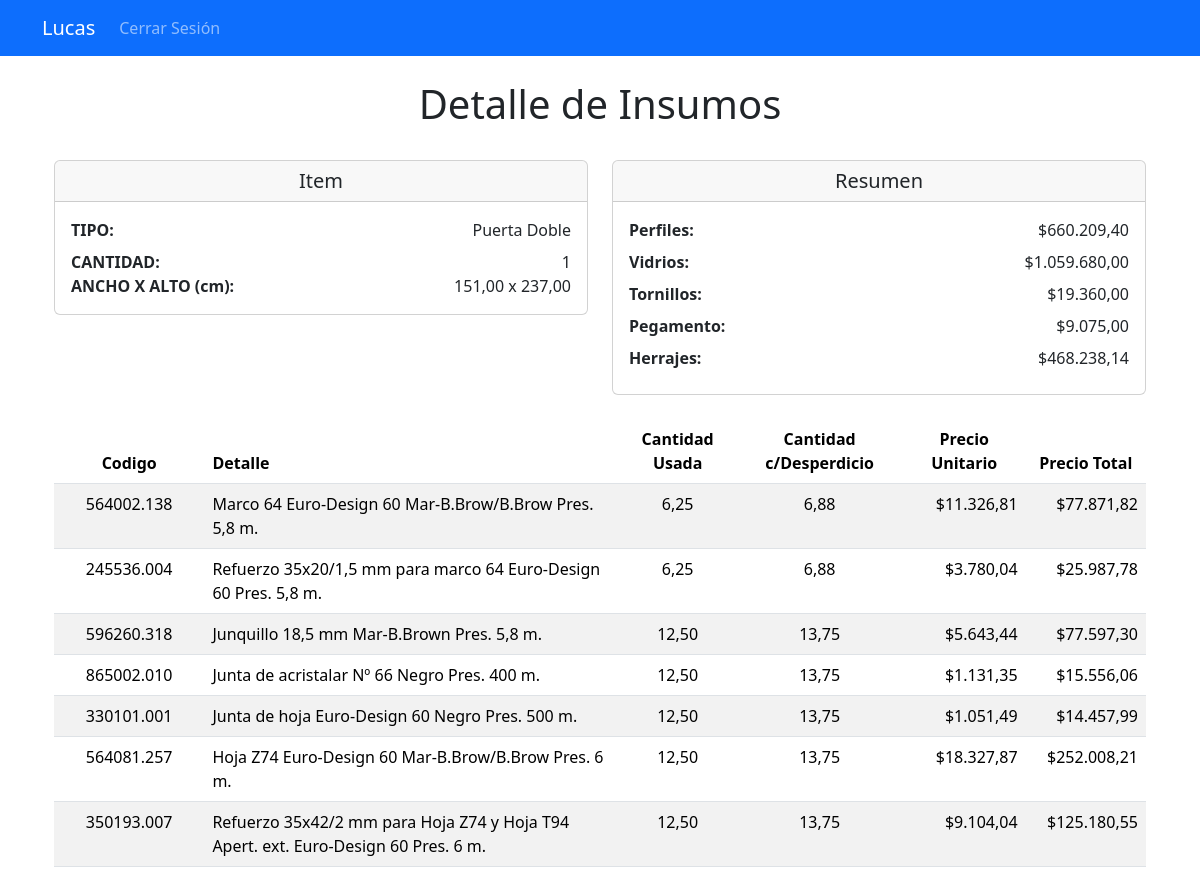
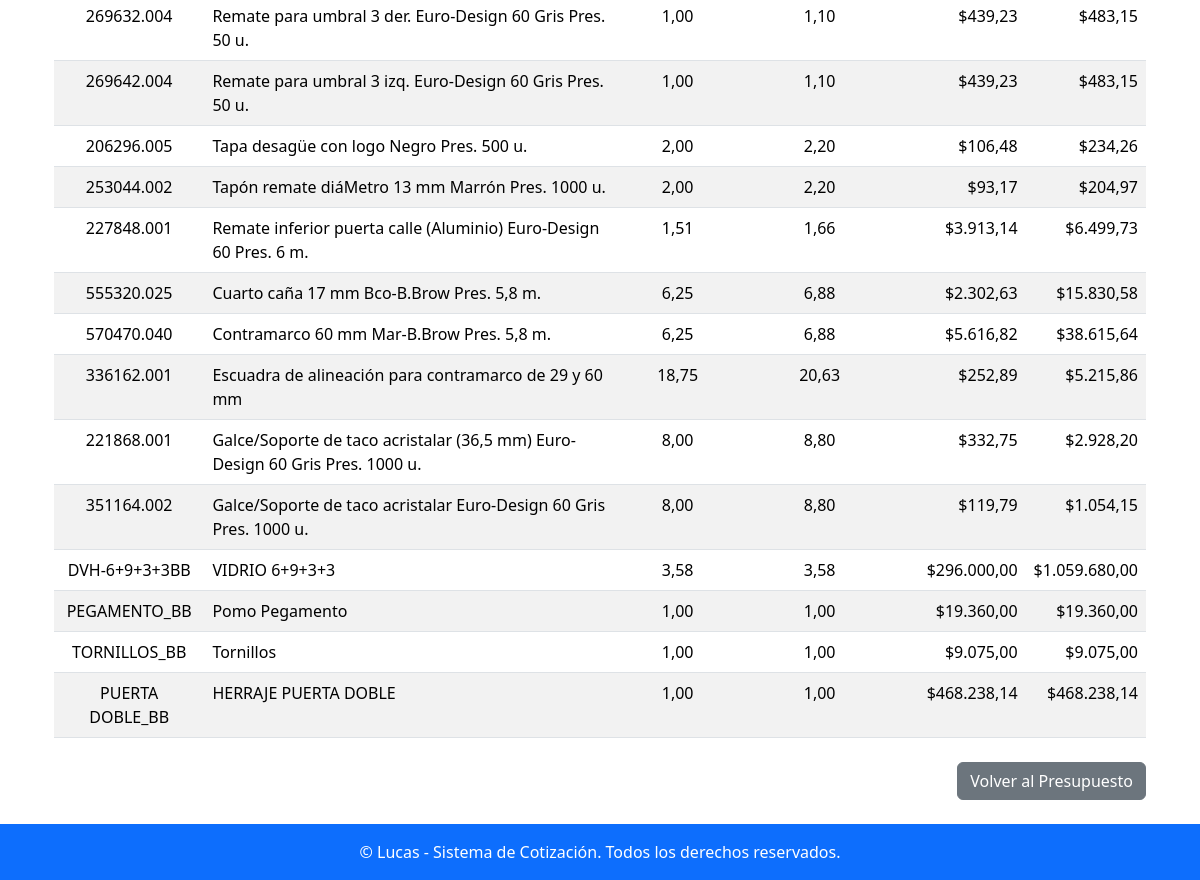
The app's page /item/59/detalle_insumos/ (signed in) with its own data (2 pictures, top to bottom).
### apps/presupuestos/models.py (models this page shows, shortened)
class Item(models.Model):
    presupuesto = models.ForeignKey(Presupuesto, related_name='items', on_delete=models.CASCADE)  # Relación con el presupuesto
    cantidad = models.PositiveIntegerField()  # Cantidad del ítem
    ancho = models.DecimalField(max_digits=10, decimal_places=2, null=True, blank=True)  # Ancho en unidades
    alto = models.DecimalField(max_digits=10, decimal_places=2, null=True, blank=True)  # Alto en unidades
    ancho_hoja = models.DecimalField(max_digits=10, decimal_places=2, null=True, blank=True)  # Ancho de hoja en unidades
    alto_lama = models.DecimalField(max_digits=10, decimal_places=2, null=True, blank=True)
    tipo = models.ForeignKey(Tipo, on_delete=models.CASCADE)  # Tipo de ítem (ventana, puerta, etc.)
    color = models.ForeignKey(Color, on_delete=models.CASCADE)  # Color del ítem
    revestimiento = models.ForeignKey(Revestimiento, on_delete=models.CASCADE)  # Tipo de revestimiento
    desperdicio = models.DecimalField(max_digits=5, decimal_places=2, default=0.0)  # Porcentaje de desperdicio

class Tipo(models.Model):
    numero = models.IntegerField(unique=True)  # Número identificador del tipo
    detalle = models.CharField(max_length=100)  # Descripción del tipo

class TipoInsumo(models.Model):
    nombre = models.CharField(max_length=50, unique=True)  # Nombre del tipo de insumo (por ejemplo, 'Material', 'Herramienta')

class Insumo(models.Model):
    codigo = models.CharField(max_length=50)  # Código único del insumo
    descripcion = models.TextField()  # Descripción del insumo
    precio = models.DecimalField(max_digits=10, decimal_places=2)  # Precio por unidad
    unidad_medida = models.CharField(max_length=50)  # Unidad de medida (por ejemplo, METRO)
    color = models.ForeignKey(Color, null=True, blank=True, on_delete=models.SET_NULL)  # Color asociado, si aplica
    formula = models.TextField()  # Fórmula para calcular la cantidad del insumo
    tipo_insumo = models.ForeignKey(TipoInsumo, on_delete=models.CASCADE, null=True, blank=True)  # Relación con TipoInsumo

### apps/presupuestos/views.py (the view)
# urls.py: path('item/<int:item_id>/detalle_insumos/', presupuestos_views.detalle_insumos, name='detalle_insumos'),
@login_required
def detalle_insumos(request, item_id):
    item = get_object_or_404(Item, id=item_id)
    detalles = (
        DetalleInsumo.objects.filter(item=item)
        .values(
            'insumo__codigo',  # Código del insumo
            'insumo__descripcion',  # Descripción del insumo
            'cantidad_usada',  # Cantidad usada
            'precio_unitario',  # Precio unitario
        )
        .annotate(
            cantidad_desperdicio=Case(
                When(insumo__tipo_insumo__id=1, then=ExpressionWrapper(
                    F('cantidad_usada') * ((F('item__desperdicio') / 100.0) + 1.0),
                    output_field=DecimalField(max_digits=10, decimal_places=2)
                )),
                default=F('cantidad_usada'),
                output_field=DecimalField(max_digits=10, decimal_places=2)
            ),
            precio_total = ExpressionWrapper(
                F('cantidad_desperdicio') * F('precio_unitario'),
                output_field=DecimalField(max_digits=10, decimal_places=2)
            )
        )
        .order_by('id')  # Orden por ID del detalle
    )
    resumen_tipo_insumo = (
        DetalleInsumo.objects.filter(item=item)
        .values('insumo__tipo_insumo__nombre')
        .annotate(total_valor=Sum('precio_total'))
        .order_by('insumo__tipo_insumo__id')
    )
    return render(request, 'detalle_insumos.html', {
        'item': item,
        'detalles': detalles,  # Incluye los detalles con cantidad_desperdicio y precio_total
        'resumen_tipo_insumo': resumen_tipo_insumo,
    })

### apps/presupuestos/templates/detalle_insumos.html (shortened to what this page needs)
{% extends 'base.html' %}
{% load humanize %}
{% block content %}
<div class="container mt-4">
    <h1 class="text-center">Detalle de Insumos</h1>
    <br>
    <div class="row">
        <div class="col-md-6">
            <div class="card">
                <div class="card-header">
                    <h5 class="text-center mb-0">Item</h5>
                </div>
                <div class="card-body">
                    <div class="row mb-2">
                        <div class="col-6 text-start fw-bold">TIPO:</div>
                        <div class="col-6 text-end">{{ item.tipo.detalle }}</div>
                    </div>
                    <div class="row">
                        <div class="col-6 text-start fw-bold">CANTIDAD:</div>
                        <div class="col-6 text-end">{{ item.cantidad }}</div>
                    </div>
                    <div class="row">
                        <div class="col-6 text-start fw-bold">ANCHO X ALTO (cm):</div>
                        <div class="col-6 text-end">{{ item.ancho }} x {{ item.alto }}</div>
                    </div>
                </div>
            </div>
        </div>
        <div class="col-md-6">
            <div class="card">
                <div class="card-header">
                    <h5 class="text-center mb-0">Resumen</h5>
                </div>
                <div class="card-body">
                    {% for resumen in resumen_tipo_insumo %}
                        <div class="row mb-2">
                            <div class="col-6 text-start fw-bold">
                                {{ resumen.insumo__tipo_insumo__nombre|default:"Sin Tipo" }}:
                            </div>
                            <div class="col-6 text-end">
                                ${{ resumen.total_valor|floatformat:2|intcomma }}
                            </div>
                        </div>
                    {% endfor %}
                </div>
            </div>
        </div>
    </div>
    <br>
    {% if detalles %}
        <table class="table table-striped">
            <thead class="thead-dark">
                <tr>
                    <th class="text-center" scope="col">Codigo</th>
                    <th class="text-align-left" scope="col">Detalle</th>
                    <th class="text-center" scope="col">Cantidad Usada</th>
                    <th class="text-center" scope="col">Cantidad c/Desperdicio</th>
                    <th class="text-center" scope="col">Precio Unitario</th>
                    <th class="text-center" scope="col">Precio Total</th>
                </tr>
            </thead>
            <tbody>
                {% for detalle in detalles %}
                <tr>
                    <td class="text-center">{{ detalle.insumo__codigo }}</td>
                    <td class="text-align-left">{{ detalle.insumo__descripcion }}</td>
                    <td class="text-center">{{ detalle.cantidad_usada }}</td>
                    <td class="text-center">{{ detalle.cantidad_desperdicio|floatformat:2 }}</td>
                    <td class="text-end">${{ detalle.precio_unitario|intcomma }}</td>
                    <td class="text-end">${{ detalle.precio_total|floatformat:2 }}</td>
                </tr>
                {% endfor %}
            </tbody>
        </table>
    {% else %}
        <p>No hay insumos asociados a este ítem.</p>
    {% endif %}
    <div class="mt-4 d-flex justify-content-end">
        <a href="{% url 'detalle_presupuesto' item.presupuesto.numero %}" class="btn btn-secondary">Volver al Presupuesto</a>
    </div>
</div>
{% endblock %}

### records on screen
Item: tipo.detalle "Puerta Doble", cantidad "1", ancho "151,00", alto "237,00"
TipoInsumo: insumo__tipo_insumo__nombre "Perfiles", total_valor "660.209,40"
TipoInsumo: insumo__tipo_insumo__nombre "Vidrios", total_valor "1.059.680,00"
TipoInsumo: insumo__tipo_insumo__nombre "Pegamento", total_valor "9.075,00"
TipoInsumo: insumo__tipo_insumo__nombre "Herrajes", total_valor "468.238,14"
Insumo: insumo__codigo "564002.138", insumo__descripcion "Marco 64 Euro-Design 60 Mar-B.Brow/B.Brow Pres. 5,8 m.", cantidad_usada "6,25", cantidad_desperdicio "6,88", precio_unitario "11.326,81", precio_total "77.871,82"
Insumo: insumo__codigo "596260.318", insumo__descripcion "Junquillo 18,5 mm Mar-B.Brown Pres. 5,8 m.", cantidad_usada "12,50", cantidad_desperdicio "13,75", precio_unitario "5.643,44", precio_total "77.597,30"
Insumo: insumo__codigo "564081.257", insumo__descripcion "Hoja Z74 Euro-Design 60 Mar-B.Brow/B.Brow Pres. 6 m.", cantidad_usada "12,50", cantidad_desperdicio "13,75", precio_unitario "18.327,87", precio_total "252.008,21"
Insumo: insumo__codigo "555320.025", insumo__descripcion "Cuarto caña 17 mm Bco-B.Brow Pres. 5,8 m.", cantidad_usada "6,25", cantidad_desperdicio "6,88", precio_unitario "2.302,63", precio_total "15.830,58"
Insumo: insumo__codigo "570470.040", insumo__descripcion "Contramarco 60 mm Mar-B.Brow Pres. 5,8 m.", cantidad_usada "6,25", cantidad_desperdicio "6,88", precio_unitario "5.616,82", precio_total "38.615,64"
Insumo: insumo__codigo "DVH-6+9+3+3BB", insumo__descripcion "VIDRIO 6+9+3+3", cantidad_usada "3,58", cantidad_desperdicio "3,58", precio_unitario "296.000,00", precio_total "1.059.680,00"
Insumo: insumo__codigo "PEGAMENTO_BB", insumo__descripcion "Pomo Pegamento", cantidad_usada "1,00", cantidad_desperdicio "1,00", precio_unitario "19.360,00", precio_total "19.360,00"
Insumo: insumo__codigo "TORNILLOS_BB", insumo__descripcion "Tornillos", cantidad_usada "1,00", cantidad_desperdicio "1,00", precio_unitario "9.075,00", precio_total "9.075,00"
Insumo: insumo__codigo "PUERTA DOBLE_BB", insumo__descripcion "HERRAJE PUERTA DOBLE", cantidad_usada "1,00", cantidad_desperdicio "1,00", precio_unitario "468.238,14", precio_total "468.238,14"

### other values on screen
{{ resumen.insumo__tipo_insumo__nombre|default:"Sin Tipo" }} "Tornillos"
{{ resumen.total_valor|floatformat:2|intcomma }} "19.360,00"
{{ detalle.insumo__codigo }} "245536.004" "865002.010" "330101.001" "350193.007" "269632.004" "269642.004" "206296.005" "253044.002" "227848.001" "336162.001" "221868.001" "351164.002"
{{ detalle.insumo__descripcion }} "Refuerzo 35x20/1,5 mm para marco 64 Euro-Design 60 Pres. 5,8 m." "Junta de acristalar Nº 66 Negro Pres. 400 m." "Junta de hoja Euro-Design 60 Negro Pres. 500 m." "Refuerzo 35x42/2 mm para Hoja Z74 y Hoja T94 Apert. ext. Euro-Design 60 Pres. 6 m." "Remate para umbral 3 der. Euro-Design 60 Gris Pres. 50 u." "Remate para umbral 3 izq. Euro-Design 60 Gris Pres. 50 u." "Tapa desagüe con logo Negro Pres. 500 u." "Tapón remate diáMetro 13 mm Marrón Pres. 1000 u." "Remate inferior puerta calle (Aluminio) Euro-Design 60 Pres. 6 m." "Escuadra de alineación para contramarco de 29 y 60 mm" "Galce/Soporte de taco acristalar (36,5 mm) Euro-Design 60 Gris Pres. 1000 u." "Galce/Soporte de taco acristalar Euro-Design 60 Gris Pres. 1000 u."
{{ detalle.cantidad_usada }} "6,25" "12,50" "12,50" "12,50" "1,00" "1,00" "2,00" "2,00" "1,51" "18,75" "8,00" "8,00"
{{ detalle.cantidad_desperdicio|floatformat:2 }} "6,88" "13,75" "13,75" "13,75" "1,10" "1,10" "2,20" "2,20" "1,66" "20,63" "8,80" "8,80"
{{ detalle.precio_unitario|intcomma }} "3.780,04" "1.131,35" "1.051,49" "9.104,04" "439,23" "439,23" "106,48" "93,17" "3.913,14" "252,89" "332,75" "119,79"
{{ detalle.precio_total|floatformat:2 }} "25.987,78" "15.556,06" "14.457,99" "125.180,55" "483,15" "483,15" "234,26" "204,97" "6.499,73" "5.215,86" "2.928,20" "1.054,15"
